Frame 1 (no input): blank canvas, image omitted
Frame 60 (the mouse pressed at the canvas centre just before this capture): blank canvas, image omitted
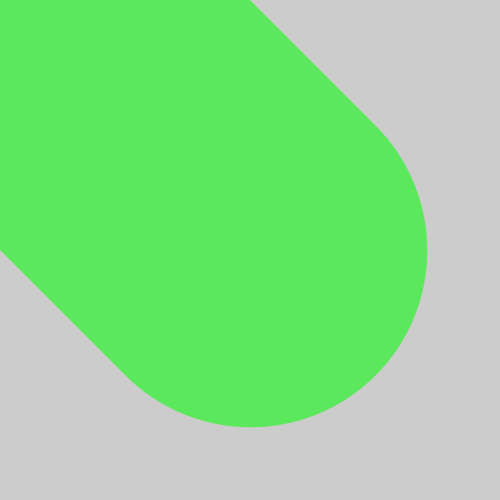
Frame 120 (the mouse held since frame 60 and released just before this capture)

The Processing sketch whose frames 1 and 60 were blank and that drew this single picture after the mouse press (run headless with seeded random() and noise(); from frame 60 on, the mouse is pressed at the canvas centre):

// Processing sketch: drawingLine
// ── drawingLine.pde
float x;

float easing = 0.01;

void setup()
{
  size( 500, 500 );
} // end setup

void draw()
{
  float weight = dist(mouseX, mouseY, pmouseX, pmouseY );
  strokeWeight(weight);
  stroke(0,255,0 , 140);
  line(mouseX, mouseY, pmouseX, pmouseY );
  
  
} // end draw
